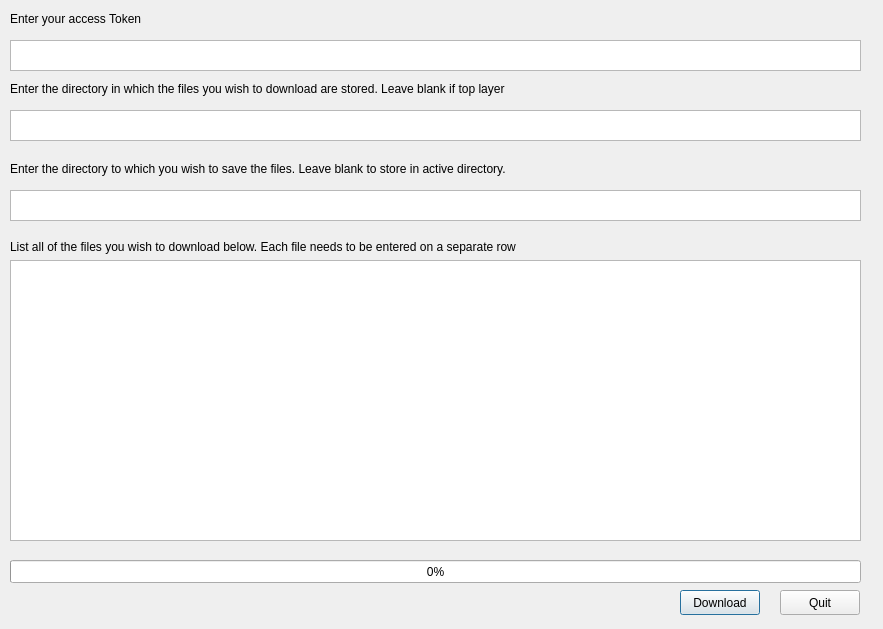
<?xml version="1.0" encoding="UTF-8"?>
<ui version="4.0">
 <class>Dialog</class>
 <widget class="QDialog" name="Dialog">
  <property name="geometry">
   <rect>
    <x>0</x>
    <y>0</y>
    <width>883</width>
    <height>629</height>
   </rect>
  </property>
  <property name="windowTitle">
   <string>Dialog</string>
  </property>
  <widget class="QWidget" name="verticalLayoutWidget">
   <property name="geometry">
    <rect>
     <x>10</x>
     <y>240</y>
     <width>851</width>
     <height>301</height>
    </rect>
   </property>
   <layout class="QVBoxLayout" name="verticalLayout">
    <item>
     <widget class="QLabel" name="label_3">
      <property name="text">
       <string>List all of the files you wish to download below. Each file needs to be entered on a separate row</string>
      </property>
     </widget>
    </item>
    <item>
     <widget class="QPlainTextEdit" name="file_list">
      <property name="plainText">
       <string/>
      </property>
     </widget>
    </item>
   </layout>
  </widget>
  <widget class="QProgressBar" name="progress_bar">
   <property name="geometry">
    <rect>
     <x>10</x>
     <y>560</y>
     <width>851</width>
     <height>23</height>
    </rect>
   </property>
   <property name="value">
    <number>0</number>
   </property>
  </widget>
  <widget class="QPushButton" name="download_button">
   <property name="geometry">
    <rect>
     <x>680</x>
     <y>590</y>
     <width>80</width>
     <height>25</height>
    </rect>
   </property>
   <property name="text">
    <string>Download</string>
   </property>
  </widget>
  <widget class="QPushButton" name="quit_button">
   <property name="geometry">
    <rect>
     <x>780</x>
     <y>590</y>
     <width>80</width>
     <height>25</height>
    </rect>
   </property>
   <property name="text">
    <string>Quit</string>
   </property>
  </widget>
  <widget class="QLabel" name="label">
   <property name="geometry">
    <rect>
     <x>10</x>
     <y>10</y>
     <width>261</width>
     <height>17</height>
    </rect>
   </property>
   <property name="text">
    <string>Enter your access Token</string>
   </property>
  </widget>
  <widget class="QLabel" name="label_2">
   <property name="geometry">
    <rect>
     <x>10</x>
     <y>80</y>
     <width>641</width>
     <height>17</height>
    </rect>
   </property>
   <property name="text">
    <string>Enter the directory in which the files you wish to download are stored. Leave blank if top layer</string>
   </property>
  </widget>
  <widget class="QLabel" name="label_4">
   <property name="geometry">
    <rect>
     <x>10</x>
     <y>160</y>
     <width>641</width>
     <height>17</height>
    </rect>
   </property>
   <property name="text">
    <string>Enter the directory to which you wish to save the files. Leave blank to store in active directory.</string>
   </property>
  </widget>
  <widget class="QLabel" name="label_5">
   <property name="geometry">
    <rect>
     <x>150</x>
     <y>170</y>
     <width>54</width>
     <height>17</height>
    </rect>
   </property>
   <property name="text">
    <string/>
   </property>
  </widget>
  <widget class="QPlainTextEdit" name="token">
   <property name="geometry">
    <rect>
     <x>10</x>
     <y>40</y>
     <width>851</width>
     <height>31</height>
    </rect>
   </property>
  </widget>
  <widget class="QPlainTextEdit" name="dropbox_dir">
   <property name="geometry">
    <rect>
     <x>10</x>
     <y>110</y>
     <width>851</width>
     <height>31</height>
    </rect>
   </property>
  </widget>
  <widget class="QPlainTextEdit" name="local_savepoint">
   <property name="geometry">
    <rect>
     <x>10</x>
     <y>190</y>
     <width>851</width>
     <height>31</height>
    </rect>
   </property>
  </widget>
 </widget>
 <resources/>
 <connections/>
</ui>
